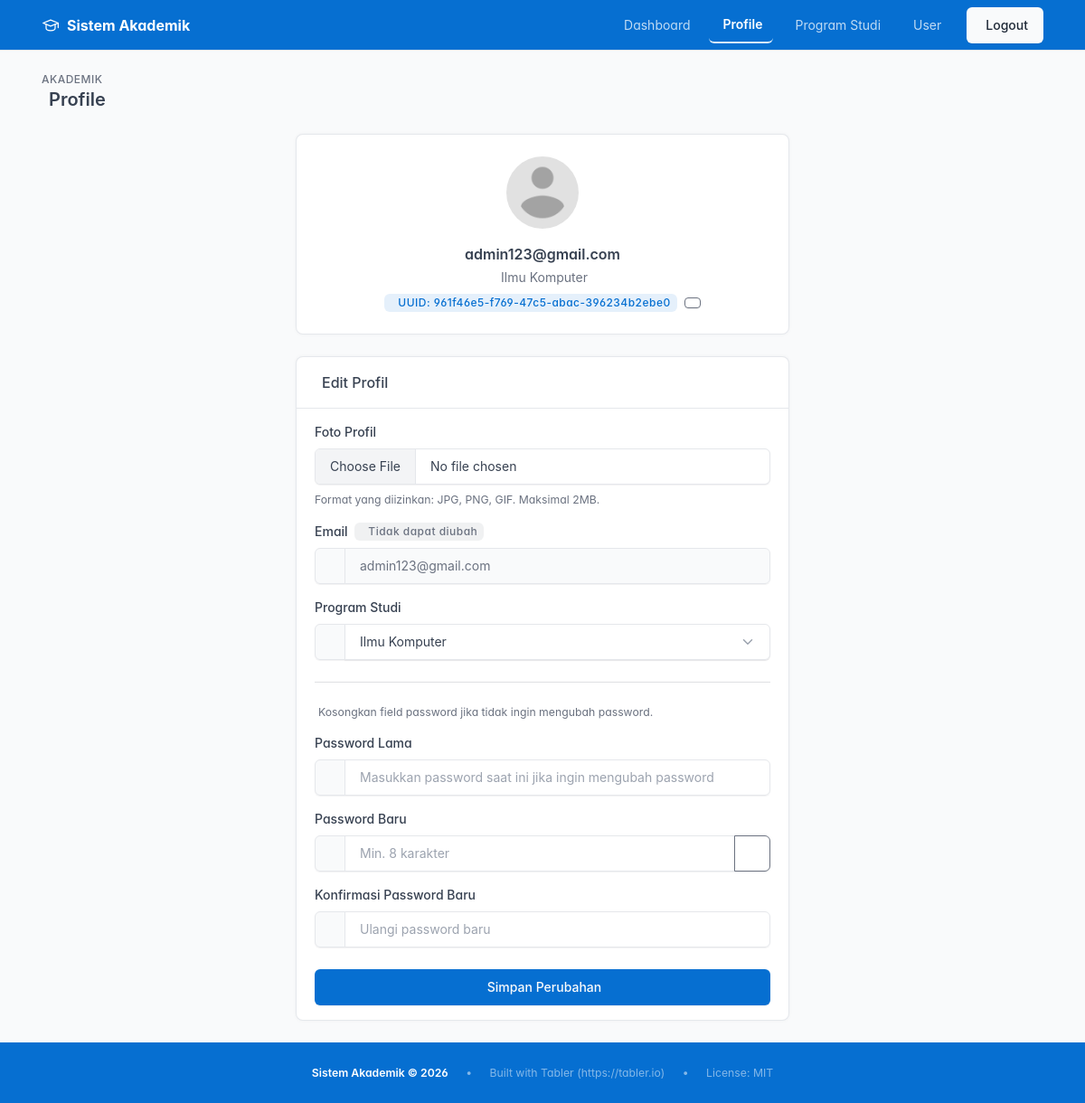
/profile.php (signed in), run on the app's committed database.
### tables this page shows
CREATE TABLE `user_tbl` (
  `userid` char(36) NOT NULL,
  `email` varchar(150) NOT NULL,
  `password` varchar(255) NOT NULL,
  `foto_profil` varchar(255) DEFAULT NULL,
  `prodi_id` int(11) NOT NULL
);

CREATE TABLE `prodi_tbl` (
  `prodi_id` int(30) NOT NULL,
  `nama_prodi` varchar(100) NOT NULL
);

### profile.php (the view, shortened to what this page needs)
<?php
$pdo = getDBConnection();
$stmt = $pdo->prepare("SELECT u.*, p.nama_prodi FROM user_tbl u LEFT JOIN prodi_tbl p ON u.prodi_id = p.prodi_id WHERE u.userid = ?");
$stmt->execute([$_SESSION['user_id']]);
$userLogin = $stmt->fetch();
$prodiList = $pdo->query("SELECT prodi_id, nama_prodi FROM prodi_tbl ORDER BY nama_prodi ASC")->fetchAll();
$initial = strtoupper(substr($userLogin['email'], 0, 1));
$hasProfileImg = false;
$profileImgPath = '';
if (!empty($userLogin['foto_profil']) && file_exists('uploads/profiles/' . $userLogin['foto_profil'])) {
    $hasProfileImg = true;
    $profileImgPath = 'uploads/profiles/' . $userLogin['foto_profil'];
} else if (is_file(__DIR__ . '/images/profile.png')) {
    $hasProfileImg = true;
    $profileImgPath = 'images/profile.png';
}
?>
<!DOCTYPE html>
<html lang="id">
<head>
    <link rel="stylesheet" href="https://cdn.jsdelivr.net/npm/@tabler/icons-webfont@3.0.0/dist/tabler-icons.min.css">
    <link rel="stylesheet" href="css/tabler.min.css">
</head>
<body class="antialiased">
    <div class="wrapper">
        <nav class="navbar navbar-dark bg-blue sticky-top d-print-none">
            <div class="container-xl">
                <a href="dashboard.php" class="navbar-brand d-flex align-items-center gap-2">
                    <span class="navbar-brand-text">Sistem Akademik</span>
                </a>
                <div class="d-none d-md-flex ms-auto">
                    <ul class="navbar-nav flex-row align-items-center gap-2">
                        <li class="nav-item"><a class="nav-link text-white" href="dashboard.php">Dashboard</a></li>
                        <li class="nav-item"><a class="nav-link text-white active" href="profile.php">Profile</a></li>
                        <li class="nav-item"><a class="nav-link text-white" href="program_studi.php">Program Studi</a></li>
                        <li class="nav-item"><a class="nav-link text-white" href="user.php">User</a></li>
                        <li class="nav-item"><a href="logout.php" class="btn btn-light ms-2">Logout</a></li>
                    </ul>
                </div>
            </div>
        </nav>
        <div class="page-wrapper">
            <div class="page-header d-print-none">
                <div class="container-xl">
                    <div class="row g-2 align-items-center">
                        <div class="col">
                            <div class="page-pretitle">Akademik</div>
                            <h2 class="page-title">
                                <i class="ti ti-user-circle me-2"></i>Profile
                            </h2>
                        </div>
                    </div>
                </div>
            </div>
            <div class="page-body">
                <div class="container-xl">
                    <div class="row justify-content-center">
                        <div class="col-12 col-md-8 col-lg-6">
                            <div class="card mb-4">
                                <div class="card-body text-center py-4">
                                    <?php if ($hasProfileImg): ?>
                                        <img src="<?= htmlspecialchars($profileImgPath) ?>" alt="Profile"
                                            class="avatar-circle-img">
                                    <?php else: ?>
                                        <div class="avatar-circle"><?= htmlspecialchars($initial) ?></div>
                                    <?php endif; ?>
                                    <h3 class="mb-1"><?= htmlspecialchars($userLogin['email']) ?></h3>
                                    <div class="text-muted">
                                        <?= htmlspecialchars($userLogin['nama_prodi'] ?? 'Belum ada program studi') ?>
                                    </div>
                                    <div class="mt-2 d-flex align-items-center justify-content-center">
                                        <span class="badge bg-blue-lt"
                                            title="<?= htmlspecialchars($userLogin['userid']) ?>">
                                            <i class="ti ti-fingerprint me-1"></i>UUID:
                                            <?= htmlspecialchars($userLogin['userid']) ?>
                                        </span>
                                        <button type="button" class="btn btn-sm btn-outline-secondary ms-2"
                                            id="copyUuidBtn" data-uuid="<?= htmlspecialchars($userLogin['userid']) ?>"
                                            aria-label="Copy UUID">
                                        </button>
                                    </div>
                                </div>
                            </div>
                            <div class="card">
                                <div class="card-header">
                                    <h3 class="card-title">
                                        <i class="ti ti-edit me-2 text-blue"></i>Edit Profil
                                    </h3>
                                </div>
                                <div class="card-body">
                                    <form method="POST" action="" enctype="multipart/form-data">
                                        <div class="mb-3">
                                            <label class="form-label" for="foto_profil">Foto Profil</label>
                                            <input type="file" class="form-control" id="foto_profil" name="foto_profil"
                                                accept="image/png, image/jpeg, image/gif">
                                            <small class="form-hint">Format yang diizinkan: JPG, PNG, GIF. Maksimal
                                                2MB.</small>
                                        </div>
                                        <div class="mb-3">
                                            <label class="form-label" for="email">
                                                Email
                                                <span class="badge bg-muted-lt ms-1">Tidak dapat diubah</span>
                                            </label>
                                            <div class="input-group">
                                                <span class="input-group-text">
                                                </span>
                                                <input type="email" class="form-control" id="email"
                                                    value="<?= htmlspecialchars($userLogin['email']) ?>" disabled
                                                    readonly>
                                            </div>
                                        </div>
                                        <div class="mb-3">
                                            <label class="form-label" for="prodi_id">Program Studi</label>
                                            <div class="input-group">
                                                <span class="input-group-text">
                                                </span>
                                                <select class="form-select" id="prodi_id" name="prodi_id">
                                                    <?php foreach ($prodiList as $prodi): ?>
                                                        <option value="<?= $prodi['prodi_id'] ?>"
                                                            <?= $userLogin['prodi_id'] == $prodi['prodi_id'] ? 'selected' : '' ?>>
                                                            <?= htmlspecialchars($prodi['nama_prodi']) ?>
                                                        </option>
                                                    <?php endforeach; ?>
                                                </select>
                                            </div>
                                        </div>
                                        <hr class="my-4">
                                        <p class="text-muted small mb-3">
                                            Kosongkan field password jika tidak ingin mengubah password.
                                        </p>
                                        <div class="mb-3">
                                            <label class="form-label" for="old_password">Password Lama</label>
                                            <div class="input-group">
                                                <span class="input-group-text">
                                                </span>
                                                <input type="password" class="form-control" id="old_password"
                                                    name="old_password"
                                                    placeholder="Masukkan password saat ini jika ingin mengubah password">
                                            </div>
                                        </div>
                                        <div class="mb-3">
                                            <label class="form-label" for="password">Password Baru</label>
                                            <div class="input-group">
                                                <span class="input-group-text">
                                                </span>
                                                <input type="password" class="form-control" id="password"
                                                    name="password" placeholder="Min. 8 karakter" minlength="8">
                                                <button class="btn btn-outline-secondary" type="button"
                                                    id="togglePassword">
                                                </button>
                                            </div>
                                        </div>
                                        <div class="mb-4">
                                            <label class="form-label" for="confirm_password">Konfirmasi Password
                                                Baru</label>
                                            <div class="input-group">
                                                <span class="input-group-text">
                                                </span>
                                                <input type="password" class="form-control" id="confirm_password"
                                                    name="confirm_password" placeholder="Ulangi password baru">
                                            </div>
                                        </div>
                                        <button type="submit" class="btn btn-primary w-100">
                                            <i class="ti ti-device-floppy me-1"></i>Simpan Perubahan
                                        </button>
                                    </form>
                                </div>
                            </div>
                        </div>
                    </div>
                </div>
            </div>
            <footer class="footer d-print-none bg-blue text-white border-top border-blue py-2"
                style="min-height: auto; margin-top: auto;">
                <div class="container-xl d-flex align-items-center justify-content-center" style="min-height: 50px;">
                    <div class="text-center small">
                        <span class="text-white fw-semibold">Sistem Akademik &copy; 2026</span>
                        <span class="text-white-50 ms-3 me-3">•</span>
                        <span class="text-white-50">Built with Tabler (https://tabler.io)</span>
                        <span class="text-white-50 ms-3 me-3">•</span>
                        <span class="text-white-50">License: MIT</span>
                    </div>
                </div>
            </footer>
        </div>
    </div>
</body>
</html>

### profile.php (style rules this page uses)
html, body { height: 100%; }
.avatar-circle-img { width: 80px; height: 80px; border-radius: 50%; object-fit: cover; display: block; margin: 0 auto 1rem; }
.wrapper { display: flex; flex-direction: column; min-height: 100vh; }
.page-wrapper { flex: 1; }
.navbar-brand-text { font-weight: 700; font-size: 1rem; }
.navbar-nav .nav-link { color: rgba(255, 255, 255, 0.75) !important; transition: color .2s; padding: 0.5rem 0.75rem; }
.navbar-nav .nav-link.active { color: #fff !important; font-weight: 600; border-bottom: 2px solid rgba(255, 255, 255, 0.85); }
@media (min-width: 992px) { :root { margin-left: 0 !important; margin-right: 0 !important; } }

### data on the page
user_tbl: email "admin123@gmail.com", prodi.nama_prodi "Ilmu Komputer", userid "961f46e5-f769-47c5-abac-396234b2ebe0", prodi_id "Ilmu Komputer"
